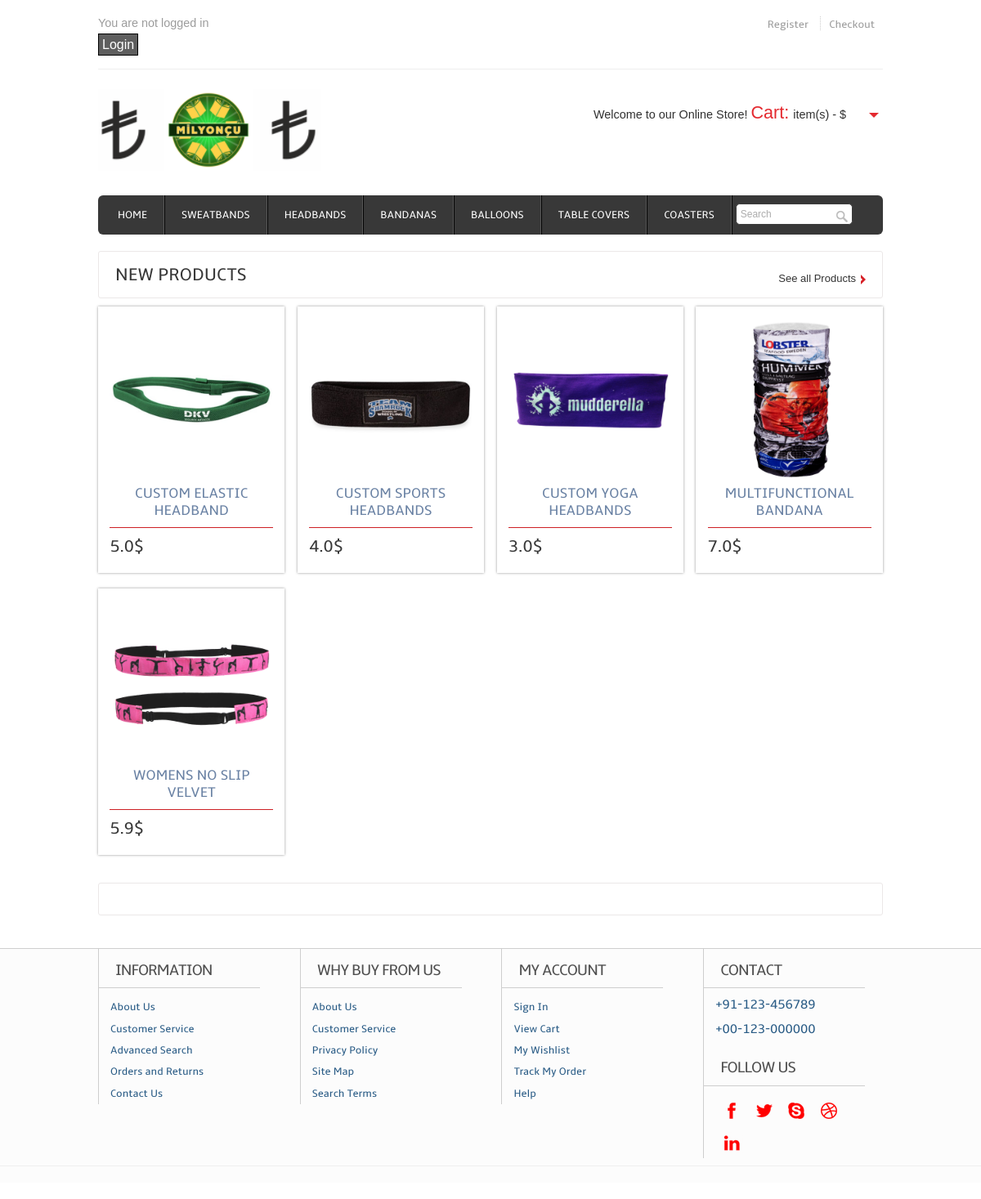
The page /milyoncu/headbands/ on the database its author committed.
### milyoncu/models.py (models this page shows, shortened)
class Product(models.Model):
    name = models.CharField(max_length=30)
    description = models.TextField (max_length=250)
    price = models.FloatField ()
    size = models.CharField(max_length=30)
    category = models.ForeignKey('Category', on_delete=models.CASCADE)
    logo = models.ImageField(upload_to="static/images", blank=True)
    slug = models.SlugField(editable=True) # hide from admin

### milyoncu/views.py (the view)
class HeadbandsView(IndexView):
    template_name = "headbands.html"
    queryset = Product.objects.all().filter(category_id='2')

### milyoncu/views.py (called while the page is built)
def totalPrice(request):
    user = request.user
    if user.is_authenticated:
        list = Cart.objects.filter(user=user)
        total= 0
        for c in list:
            total += c.quantity*c.product.price
        return { "cartTotal":total, "totalAmount": list.count()}
    return {}

### milyoncu/templates/headbands.html (shortened to what this page needs)
{% extends "base.html" %}
{% load static %}
{% block content %}
    <div class="content">
    	<div class="content_top">
    		<div class="heading">
    		<h3>New Products</h3>
    		</div>
    		<div class="see">
    			<p><a href="{% url 'milyoncu:allproducts' %}">See all Products</a></p>
    		</div>
    	</div>
	      <div class="section group">
			  {% for object in object_list %}
				<div class="grid_1_of_4 images_1_of_4">
					{% load ratings %}
					 <a href="{% url 'milyoncu:preview' object.slug %}"><img src="/{{ object.logo }}" alt="" /></a>
					 <h2>{{object.name}} </h2>
					<div class="price-details">
				       <div class="price-number">
							<p><span class="rupees">{{object.price}}$</span></p>
					    </div>
					</div>
				</div>
			  {% endfor %}
			</div>
			<div class="content_bottom">
    	</div>
    </div>
{% endblock %}

### static/css/style.css (style rules this page uses)
html,body,div,span,applet,object,iframe,h1,h2,h3,h4,h5,h6,p,blockquote,pre,a,abbr,acronym,address,big,cite,code,del,dfn,em,img,ins,kbd,q,s,samp,small,strike,strong,sub,sup,tt,var,b,u,i,dl,dt,dd,ol,nav ul,nav li,fieldset,form,label,legend,table,caption,tbody,tfoot,thead,tr,th,td,article,aside,canvas,details,embed,figure,figcaption,footer,header,hgroup,menu,nav,output,ruby,section,summary,time,mark,audio,video { margin:0;padding:0;border:0;font-size:100%;font:inherit;vertical-align:baseline; }
a { text-decoration:none; }
img { max-width:100%; }
body { font-family: Arial, Helvetica, sans-serif; background: #FFF; }
.content { padding: 20px 0; background: #FFF; }
.content h2 { color: #383838; margin-bottom: 0.5em; font-size: 1.5em; line-height: 1.2; font-family: 'ambleregular'; font-weight: normal; margin-top: 0px; text-transform: uppercase; }
.content_top { padding: 15px 20px; border: 1px solid #EBE8E8; border-radius: 3px; }
.content_bottom { padding: 15px 20px; border: 1px solid #EBE8E8; border-radius: 3px; margin-top: 2.6%; }
.heading { float: left; }
.heading h3 { font-family: 'ambleregular'; font-size:22px; color:#383838; text-transform: uppercase; }
.see { float: right; padding-top:8px; }
.see p a { display: inline; font-size: 0.8125em; color: #333; background: url(../images/list-img.png) no-repeat right 3px; padding:0px 12px 0px 0px; }
.grid_1_of_4 { display: block; float: left; margin: 1% 0 1% 1.6%; box-shadow: 0px 0px 3px rgb(150, 150, 150); -webkit-box-shadow: 0px 0px 3px rgb(150, 150, 150); -moz-box-shadow: 0px 0px 3px rgb(150, 150, 150); -o-box-shadow: 0px 0px 3px rgb(150, 150, 150); }
.grid_1_of_4:first-child, .grid_1_of_4:nth-child(4n+1) { margin-left: 0; }
.images_1_of_4 { width: 20.8%; padding: 1.5%; text-align: center; position: relative; }
.images_1_of_4 img { max-width: 100%; }
.images_1_of_4 h2 { color:#6A82A4; font-family: 'ambleregular'; font-size:1.1em; font-weight: normal; }
.images_1_of_4 p { font-size: 0.8125em; padding: 0.4em 0; color: #333; }
.price-details { margin-top:10px; border-top:1px solid #CD1F25; }
.price-number { float: left; padding-top: 5px; }
.price-details p span.rupees { font-size:1.6em; font-family: 'ambleregular'; color:#383838; }
.section { clear: both; padding: 0px; margin: 0px; }
.group:before, .group:after { content: ""; display: table; }
.group:after { clear: both; }
.group { zoom: 1; }
.group:before, .group:after { content:""; display:table; }
.group:after { clear:both; }
.group { zoom:1; }

### rows shown on the page
Product: logo (picture), name "CUSTOM ELASTIC HEADBAND", price "5.0"
Product: logo (picture), name "CUSTOM SPORTS HEADBANDS", price "4.0"
Product: logo (picture), name "CUSTOM YOGA HEADBANDS", price "3.0"
Product: logo (picture), name "MULTIFUNCTIONAL BANDANA", price "7.0"
Product: logo (picture), name "WOMENS NO SLIP VELVET", price "5.9"
